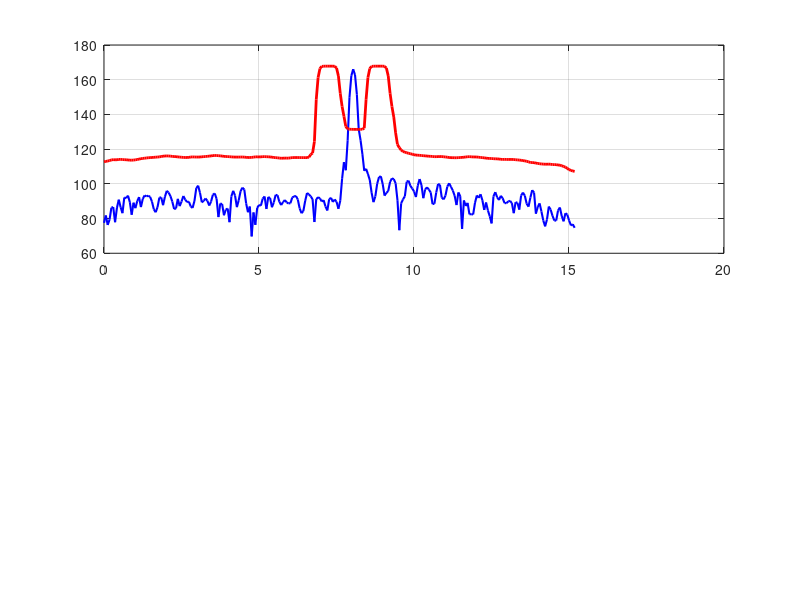

MATLAB code for this plot: (Note: this script raises an error after producing the figure.)
% Datei laden (Dateinamen ggf. anpassen)
load('Task3_RangeProfile_Detection0_RadarCube8.npy.mat'); 

figure('Color', 'w', 'Position', [100, 100, 1000, 800]);

% --- 1. Oberer Plot: Range Profile ---
subplot(2, 1, 1);
hold on; grid on; box on;

% Signal plotten
plot(range_axis, range_profile_db, 'b-', 'LineWidth', 1.5, 'DisplayName', 'Signal');

% Threshold plotten (falls vorhanden)
if exist('range_threshold_db', 'var') && ~isempty(range_threshold_db)
    plot(range_axis, range_threshold_db, 'r-', 'LineWidth', 2, 'DisplayName', 'Threshold');
end

% Rote vertikale Linie (Selected Range)
xline(selected_range_m, '--r', 'LineWidth', 1.5, 'DisplayName', 'Selected Range');

% Gelbe Marker für Detektionen
if exist('range_detection_marker_indices', 'var') && ~isempty(range_detection_marker_indices)
    % MATLAB Indizes sind 1-basiert, Python 0-basiert. Daher +1 rechnen!
    idx = double(range_detection_marker_indices) + 1;
    
    x_vals = range_axis(idx);
    y_vals = range_profile_db(idx);
    
    plot(x_vals, y_vals, 'o', 'MarkerFaceColor', 'yellow', ...
         'MarkerEdgeColor', 'red', 'LineWidth', 1.5, 'MarkerSize', 8, ...
         'DisplayName', 'Detections');
end

xlabel('Range (m)');
ylabel('Power (dB)');
title(sprintf('Range Profile at Velocity = %.3f m/s', selected_velocity_ms));
ylim([50 190]); % Skalierung wie in Python fixiert
legend('show', 'Location', 'northeast');


% --- 2. Unterer Plot: Doppler Profile ---
subplot(2, 1, 2);
hold on; grid on; box on;

% Signal
plot(velocity_axis, doppler_profile_db, 'b-', 'LineWidth', 1.5, 'DisplayName', 'Signal');

% Threshold
if exist('doppler_threshold_db', 'var') && ~isempty(doppler_threshold_db)
    plot(velocity_axis, doppler_threshold_db, 'r-', 'LineWidth', 2, 'DisplayName', 'Threshold');
end

% Rote vertikale Linie (Selected Velocity)
xline(selected_velocity_ms, '--r', 'LineWidth', 1.5, 'DisplayName', 'Selected Vel');

% Gelbe Marker
if exist('doppler_detection_marker_indices', 'var') && ~isempty(doppler_detection_marker_indices)
    idx = double(doppler_detection_marker_indices) + 1; % Python zu MATLAB Index
    
    x_vals = velocity_axis(idx);
    y_vals = doppler_profile_db(idx);
    
    plot(x_vals, y_vals, 'o', 'MarkerFaceColor', 'yellow', ...
         'MarkerEdgeColor', 'red', 'LineWidth', 1.5, 'MarkerSize', 8, ...
         'DisplayName', 'Detections');
end

xlabel('Velocity (m/s)');
ylabel('Power (dB)');
title(sprintf('Doppler Profile at Range = %.2f m', selected_range_m));
ylim([50 190]); 
legend('show', 'Location', 'northeast');
